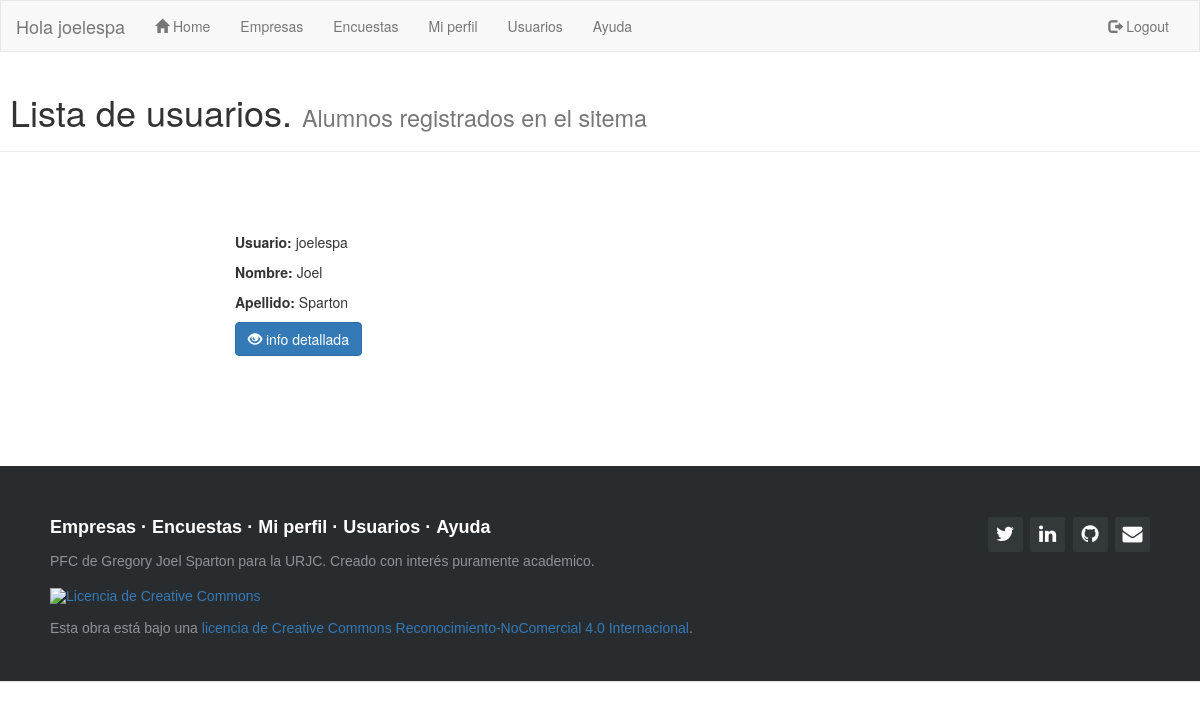
The page /usuarios/ (signed in) on the database as committed earlier.
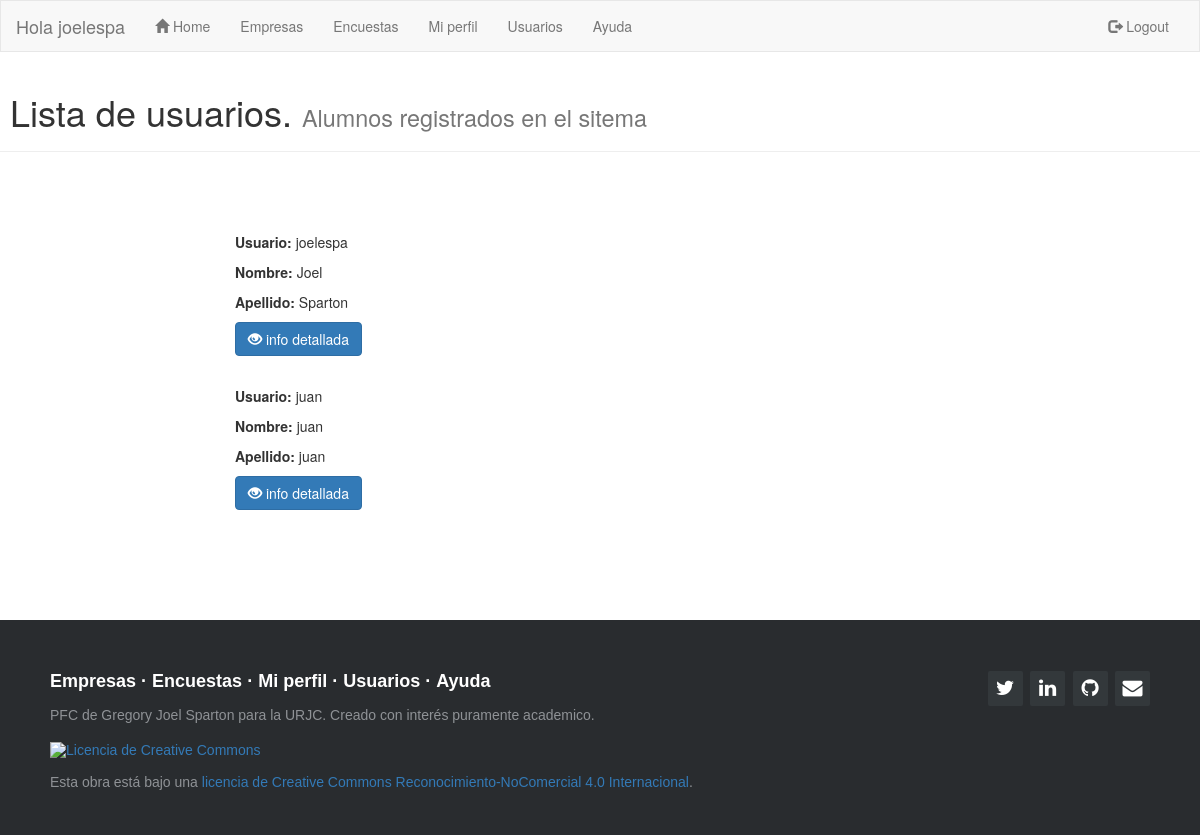
The same page on the database as committed later.
### sopa/models.py (models this page shows)
class usuarios (AbstractUser):
    id_grado = models.IntegerField(null=True,blank=True,default='0')

### sopa/views.py (the view)
# urls.py: url(r'^usuarios/$', views.lista_usuarios, name='lista_usuarios'),
@login_required
def lista_usuarios(request):
    usuario = usuarios.objects.all()
    return render(request, 'sopa/lista_alumnos.html', {'titulo': 'SOPA lista usuarios' ,'alumnos' : usuario})

### sopa/templates/sopa/lista_alumnos.html
{% extends "sopa/index.html" %}
{% block content %}
<div class="page-header">
  <h1>&nbsp;Lista de usuarios. <small>Alumnos registrados en el sitema</small></h1>
</div>
<div class="container">
    <br />
    <br />
    <br />
 <div class ="col-md-8 col-md-offset-2">
{% for alumno in alumnos %}
  <p><b> Usuario:</b> {{alumno.username}} </p>
  <p><b> Nombre:</b> {{alumno.first_name}} </p>
  <p><b> Apellido:</b> {{alumno.last_name}} </p>
  <p><a href= '/usuarios/{{alumno.username}}' class="btn btn-primary" role="button">
    <span class="glyphicon glyphicon-eye-open" aria-hidden="true"></span>    info detallada</a></span></p>
  <br>
{% endfor %}
</div>
</div>
{% endblock content %}

### sopa/templates/sopa/index.html (shortened to what this page needs)
{% load staticfiles %}
<!DOCTYPE html>
<html lang="en">
<head>
  <link rel="stylesheet" href="https://maxcdn.bootstrapcdn.com/bootstrap/3.3.7/css/bootstrap.min.css">
  <link rel="stylesheet" href="{% static 'css/sopa.css' %}">
  <link href="//maxcdn.bootstrapcdn.com/font-awesome/4.1.0/css/font-awesome.min.css" rel="stylesheet">
</head>
  <nav class="navbar navbar-default">
    <div class="container-fluid">
      <div class="navbar-header">
        <a class="navbar-brand" >Hola {{ user.username }}</a>
      </div>
      <div class="collapse navbar-collapse" id="myNavbar">
        <ul class="nav navbar-nav">
          <li><a href="/"><span class="glyphicon glyphicon-home" aria-hidden="true"></span> Home</a></li>
          <li><a title="Empresas" href="/empresas">Empresas</a></li>
          <li><a title="Encuestas" href="/encuesta">Encuestas</a></li>
          <li><a title="Mi perfil" href="/usuarios/miperfil">Mi perfil</a></li>
          <li><a title="Usuarios" href="/usuarios">Usuarios</a></li>
          <li><a title="Ayuda" href="/ayuda">Ayuda</a></li>
        </ul>
        <ul class="nav navbar-nav navbar-right">
          {% if user.is_authenticated %}
          <li><a href="/logout"><span class="glyphicon glyphicon-log-out"></span> Logout</a></li>
          {% else %}
          <li><a href="/login"><span class="glyphicon glyphicon-log-in"></span> Sing In</a></li>
          {% endif %}
        </ul>
      </div>
  </div>
</nav>
<body>
{% block content %}
{% endblock content %}
</body>
<footer class="footer-distributed">
  <div class="footer-right">
    <a href="https://twitter.com/joelespa"><i class="fa fa-twitter"></i></a>
    <a href="https://www.linkedin.com/in/joel-sparton-05886665/"><i class="fa fa-linkedin"></i></a>
    <a href="https://github.com/joelespa"><i class="fa fa-github"></i></a>
    <a href="mailto:joelespa@hotmail.com"><i class="fa fa-envelope" aria-hidden="true"></i>
  </div>
  <div class="footer-left">
    <p class="footer-links">
      <a href="/empresas">Empresas</a>
      ·
      <a href="/encuesta">Encuestas</a>
      ·
      <a href="/usuarios/miperfil">Mi perfil</a>
      ·
      <a href="/usuarios">Usuarios</a>
      ·
      <a href="/ayuda">Ayuda</a>
    </p>
    <p>PFC de Gregory Joel Sparton para la URJC. Creado con interés puramente academico.</p><br>
    <p><a rel="license" href="http://creativecommons.org/licenses/by-nc/4.0/"><img alt="Licencia de Creative Commons" style="border-width:0" src="https://i.creativecommons.org/l/by-nc/4.0/88x31.png" /></a><br><br>Esta obra está bajo una <a rel="license" href="http://creativecommons.org/licenses/by-nc/4.0/">licencia de Creative Commons Reconocimiento-NoComercial 4.0 Internacional</a>.</p>
  </div>
</footer>

Rows that differ between the two databases and show on the page:
added usuarios: username "juan", first_name "juan", last_name "juan"
